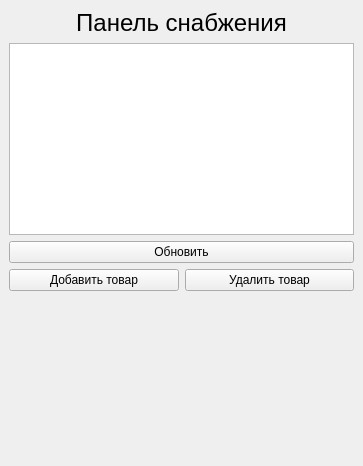
<?xml version="1.0" encoding="UTF-8"?>
<ui version="4.0">
 <class>SupplierWindow</class>
 <widget class="QMainWindow" name="SupplierWindow">
  <property name="geometry">
   <rect>
    <x>0</x>
    <y>0</y>
    <width>363</width>
    <height>466</height>
   </rect>
  </property>
  <property name="windowTitle">
   <string>MainWindow</string>
  </property>
  <widget class="QWidget" name="centralwidget">
   <layout class="QVBoxLayout" name="verticalLayout">
    <item>
     <widget class="QLabel" name="label">
      <property name="font">
       <font>
        <pointsize>18</pointsize>
       </font>
      </property>
      <property name="text">
       <string>Панель снабжения</string>
      </property>
      <property name="alignment">
       <set>Qt::AlignCenter</set>
      </property>
     </widget>
    </item>
    <item>
     <widget class="QTableView" name="tableView"/>
    </item>
    <item>
     <widget class="QPushButton" name="btnUpdate">
      <property name="text">
       <string>Обновить</string>
      </property>
     </widget>
    </item>
    <item>
     <layout class="QHBoxLayout" name="horizontalLayout">
      <item>
       <widget class="QPushButton" name="btnAddProduct">
        <property name="text">
         <string>Добавить товар</string>
        </property>
       </widget>
      </item>
      <item>
       <widget class="QPushButton" name="btnDeleteProduct">
        <property name="text">
         <string>Удалить товар</string>
        </property>
       </widget>
      </item>
     </layout>
    </item>
    <item>
     <spacer name="verticalSpacer">
      <property name="orientation">
       <enum>Qt::Vertical</enum>
      </property>
      <property name="sizeHint" stdset="0">
       <size>
        <width>20</width>
        <height>40</height>
       </size>
      </property>
     </spacer>
    </item>
   </layout>
  </widget>
 </widget>
 <resources/>
 <connections/>
</ui>
